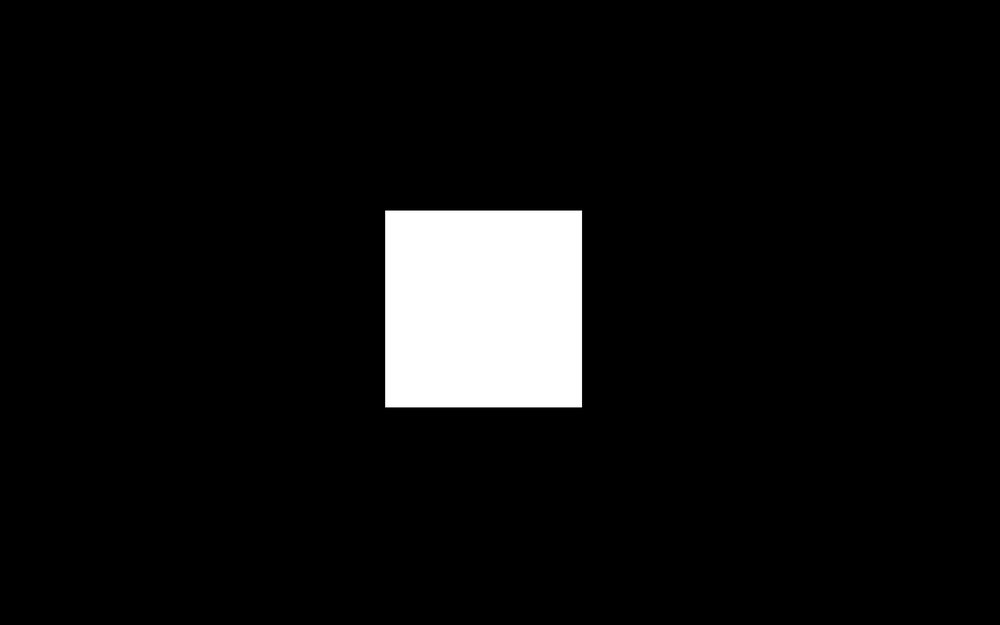
#> input picture Power_255.png, 1000 x 625 px, shrunk from 2560 x 1600 before the run
$ python -i simple_variable_speed.py   (imports and definitions only)
#> lines starting #> are read from the running program, lines starting #| are printed output that depends on the picture; after the words box and inside, x2 and y2 are one past the last pixel; in counts of white or black regions, pixels touching at a corner belong together
# -*- coding: utf-8 -*-
"""Simple Variable Speed schedule generator for Prince continuous prints.

Computes per-layer Z speed from max external Euclidean distance (EDT) on raw
slice masks, couples LED PWM to hold unitless dose (Time * PWM) constant, and
rewrites only Time/Intensity columns in the existing Prince instruction .txt.
"""

from __future__ import annotations

import os
import tempfile
from dataclasses import dataclass
from pathlib import Path
from typing import List, Sequence, Tuple, Union

import numpy as np

try:
    import cv2
except ImportError:  # pragma: no cover
    cv2 = None

try:
    from scipy import ndimage as ndi
except ImportError:  # pragma: no cover
    ndi = None


PX_PITCH_MM = 0.004005
BINARY_THRESHOLD = 127
PWM_SOFT_WARN_FLOOR = 5
# Parallel workers for per-layer EDT (I/O + OpenCV release the GIL).
_DEFAULT_EDT_WORKERS = max(2, min(8, (os.cpu_count() or 4)))


PathLike = Union[str, Path]


def _require_edt_backend() -> None:
    if cv2 is None and ndi is None:  # pragma: no cover
        raise ImportError(
            "Simple Variable Speed needs OpenCV (cv2) or scipy.ndimage for EDT."
        )


def _edt_px(feature_mask: np.ndarray) -> np.ndarray:
    """Euclidean distance (px) from each True pixel to the nearest False pixel."""
    _require_edt_backend()
    mask = np.ascontiguousarray(feature_mask.astype(bool))
    if cv2 is not None:
        # OpenCV: nonzero → distance to nearest zero. Much faster than scipy on large frames.
        return cv2.distanceTransform(
            mask.astype(np.uint8), cv2.DIST_L2, cv2.DIST_MASK_PRECISE
        )
    return ndi.distance_transform_edt(mask)  # type: ignore[union-attr]


# [10 lines left out: function _label_components, not called in this run]


def _content_bbox(mask: np.ndarray, margin: int = 2) -> Tuple[slice, slice]:
    """Tight row/col slices around True pixels, plus margin (clamped to bounds)."""
    ys, xs = np.nonzero(mask)
    if len(ys) == 0:
        return slice(0, mask.shape[0]), slice(0, mask.shape[1])
    r0 = max(0, int(ys.min()) - margin)
    r1 = min(mask.shape[0], int(ys.max()) + 1 + margin)
    c0 = max(0, int(xs.min()) - margin)
    c1 = min(mask.shape[1], int(xs.max()) + 1 + margin)
    return slice(r0, r1), slice(c0, c1)


@dataclass
class LayerScheduleRow:
    layer_index: int  # 1-based
    file_name: str
    thickness_um: float
    z_height_mm: float
    d_max_mm: float
    radius_ratio: float
    speed_um_s: float
    time_s: float
    pwm: int
    white_pixel_count: int
    pwm_below_floor: bool


@dataclass
class ScheduleResult:
    rows: List[LayerScheduleRow]
    control_speed_um_s: float
    control_dose: float
    control_size_mm: float
    correction: float
    any_pwm_below_floor: bool

    @property
    def times_s(self) -> List[float]:
        return [r.time_s for r in self.rows]

    @property
    def pwms(self) -> List[int]:
        return [r.pwm for r in self.rows]

    @property
    def speeds_um_s(self) -> List[float]:
        return [r.speed_um_s for r in self.rows]

    @property
    def z_mm(self) -> List[float]:
        return [r.z_height_mm for r in self.rows]

    @property
    def d_max_mm(self) -> List[float]:
        return [r.d_max_mm for r in self.rows]


def load_binary_mask(image_path: PathLike, threshold: int = BINARY_THRESHOLD) -> np.ndarray:
    """Load a slice image as a boolean white mask."""
    path = Path(image_path)
    if cv2 is not None:
        img = cv2.imread(str(path), cv2.IMREAD_GRAYSCALE)
        if img is None:
            raise FileNotFoundError(f"Could not read image: {path}")
    else:  # pragma: no cover
        from PIL import Image

        img = np.array(Image.open(path).convert("L"))
    return img >= int(threshold)


# [57 lines left out: functions _border_connected_labels, fill_holes_by_max_ecd, not called in this run]


def compute_dmax_mm(
    mask: np.ndarray,
    px_pitch_mm: float = PX_PITCH_MM,
    fill_holes: bool = False,
    max_hole_mm: float = 0.0,
) -> float:
    """Maximum external drainage distance (mm) over original white pixels.

    When fill_holes is True, enclosed black components with hole size
    (max ECD black→white) <= max_hole_mm are filled before the drainage EDT.
    """
    white = mask.astype(bool)
    if not np.any(white):
        return 0.0

    if fill_holes:
        filled = fill_holes_by_max_ecd(
            white, max_hole_mm=max_hole_mm, px_pitch_mm=px_pitch_mm
        )
    else:
        filled = white

    # Crop to content, then 1-px black pad so exterior is always connected.
    rows, cols = _content_bbox(filled | white, margin=2)
    filled_c = filled[rows, cols]
    white_c = white[rows, cols]
    filled_padded = np.pad(
        filled_c, pad_width=1, mode="constant", constant_values=False
    )
    edt = _edt_px(filled_padded)[1:-1, 1:-1] * float(px_pitch_mm)
    return float(np.max(edt[white_c]))


def analyze_layer_image(
    image_path: PathLike,
    fill_holes: bool = False,
    max_hole_mm: float = 0.0,
    px_pitch_mm: float = PX_PITCH_MM,
    threshold: int = BINARY_THRESHOLD,
) -> Tuple[float, int]:
    """Return (d_max_mm, white_pixel_count) for one slice path."""
#> called with image_path = '../Power_255.png', fill_holes = False, max_hole_mm = 0, px_pitch_mm = 0.004, threshold = 127
    mask = load_binary_mask(image_path, threshold=threshold)
#> in load_binary_mask, img is the input picture: shape (625, 1000); min 0, max 255, mean 15.8
#> in load_binary_mask, `return img >= int(threshold)`:
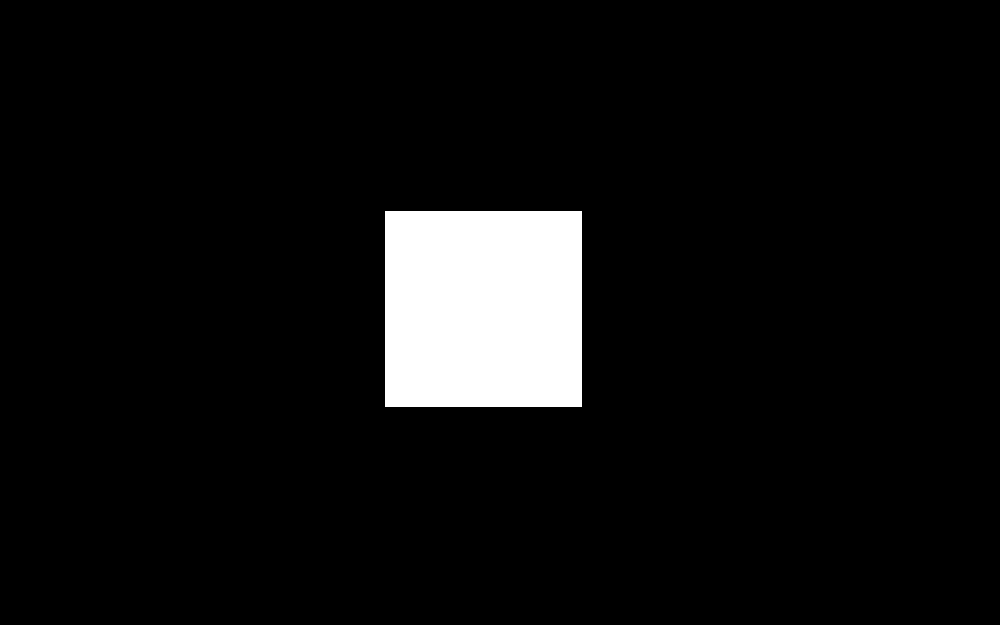
#> returned value: shape (625, 1000) bool; 6.2% white; 1 white region, box (x1, y1, x2, y2) and area: (385, 211, 582, 407) 38612
    white_count = int(np.count_nonzero(mask))
#> white_count = 38612
    if white_count == 0:
        return 0.0, 0
    d_max = compute_dmax_mm(
        mask,
        px_pitch_mm=px_pitch_mm,
        fill_holes=fill_holes,
        max_hole_mm=max_hole_mm,
    )
#> in _content_bbox, `r0 = max(0, int(ys.min()) - margin)`: r0 = 209
#> in _content_bbox, `r1 = min(mask.shape[0], int(ys.max()) + 1 + margin)`: r1 = 409
#> in _content_bbox, `c0 = max(0, int(xs.min()) - margin)`: c0 = 383
#> in _content_bbox, `c1 = min(mask.shape[1], int(xs.max()) + 1 + margin)`: c1 = 584
#> in compute_dmax_mm, `filled_c = filled[rows, cols]`:
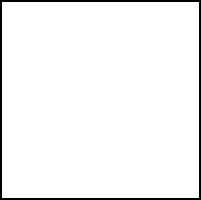
#> filled_c: shape (200, 201) bool; 96% white; 1 black region, box (x1, y1, x2, y2) and area: (0, 0, 201, 200) 1588
#> in compute_dmax_mm, `filled_padded = np.pad( filled_c, pad_width=1, mode="constant", consta..`:
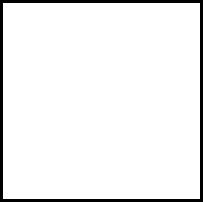
#> filled_padded: shape (202, 203) bool; 94.2% white; 1 black region, box (x1, y1, x2, y2) and area: (0, 0, 203, 202) 2394
#> in _edt_px, `return cv2.distanceTransform( mask.astype(np.uint8), cv2.DIST_L2, cv2...`:
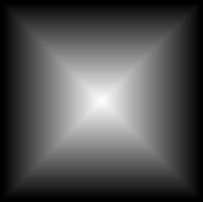
#> returned value: shape (202, 203) float32; min 0, max 98, mean 31.3; drawn with min black and max white
#> in compute_dmax_mm, `edt = _edt_px(filled_padded)[1:-1, 1:-1] * float(px_pitch_mm)`:
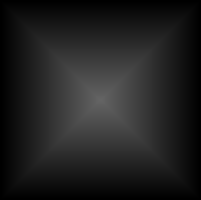
#> edt: shape (200, 201) float32; min 0, max 0.392, mean 0.128
#> d_max = 0.392
    return d_max, white_count


# [89 lines left out: functions analyze_layers_parallel, compute_speed_um_s, compute_layer_pwm, not called in this run]


def instruction_txt_path(folder: PathLike) -> Path:
    folder = Path(folder)
    return folder / f"{folder.name}.txt"


# [250 lines left out: functions read_instruction_file, rewrite_instruction_times_intensities, _read_gray, build_xz_preview, build_yz_preview, compute_schedule_for_folder and 2 more, not called in this run]

>>> result = analyze_layer_image('../Power_255.png')
#> result = (0.392, 38612)
